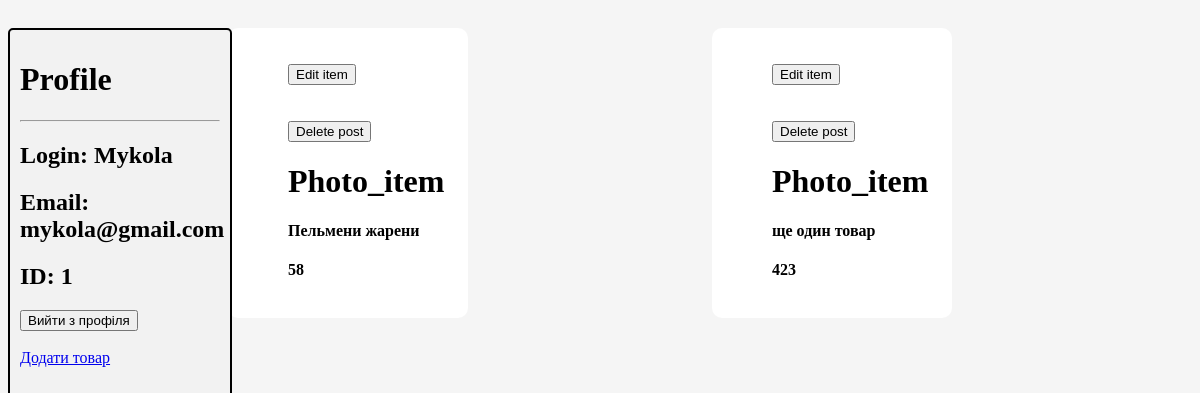
/my_profile/ (signed in), run on an earlier commit of the app's database.
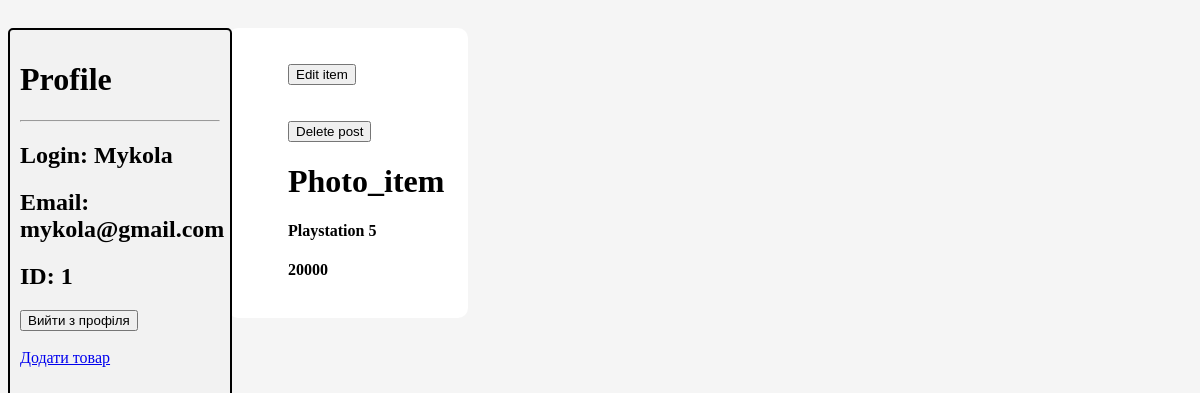
And on a later commit of the database.
### items/models.py (models this page shows)
class Items(models.Model):
    name_items = models.CharField(max_length=255)
    description_items = models.CharField(max_length=255)
    category_items = models.CharField(max_length=255)
    phone = models.IntegerField(null=True)
    price = models.IntegerField(null=True)
    joined_date = models.DateField(null=True)
    author_id_item = models.IntegerField(null=True)

### accounts_users/views.py (the view, shortened to what this page needs)
# urls.py: path('my_profile/', views.my_profile, name='my_profile'),
def my_profile(request):
    login_user = request.session.get('login')
    email_user = request.session.get('email')
    id_user = request.session.get('id')
    logout_profile = request.POST.get('logout_profile')
    delete_item = request.POST.get('delete_item')
    global item_id
    global name_items_get_edit
    global description_get_edit
    global category_get_items_edit
    global phone_get_edit
    global price_get_edit
    item_id = request.POST.get('item_id')
    name_items_get_edit = request.POST.get('name_items')
    description_get_edit = request.POST.get('description_items')
    category_get_items_edit = request.POST.get('category_items')
    phone_get_edit = request.POST.get('phone')
    price_get_edit = request.POST.get('price')
    if login_user == None:
        return HttpResponse('Ви забули увійти в аккаунт')
    myitems = Items.objects.filter(Q(author_id_item=f'{id_user}')).values # витягуєм тільки ті товари, які стоврив користувач
    context = {
        'login_user': login_user,
        'email_user': email_user,
        'id_user': id_user,
        'myitems': myitems
        }
    return render(request, 'my_profile.html', context)

### accounts_users/templates/my_profile.html (shortened to what this page needs)
{% extends 'base.html' %}
{% block link %}
    {% load static %}
    <link rel="stylesheet" href="{% static 'my_profile.css'%}">
{% endblock %}
{% block body %}
<div class="profile" >
    <h1>Profile</h1>
    <hr>
    <h2>Login: {{ login_user }}</h2>
    <h2>Email: {{ email_user }}</h2>
    <h2>ID: {{ id_user }}</h2>
    <form method="POST">
        <input type="submit" value="Вийти з профіля">
    </form>
    <br>
    <a href="/create_item">Додати товар</a>
</div>
{% for x in myitems %}
    <div class="block">
        <ul>
            <form method="POST">
                <input type="submit" value="Edit item">
            </form>
            <br>
            <br>
            <form method="POST">
                <input type="submit" value="Delete post">
            </form>
            <h1>Photo_item</h1>
            <h4> {{ x.name_items }} </h4>
            <h4> {{ x.price }} </h4>
        </ul>
    </div>
{% endfor %}
{% endblock %}

### accounts_users/templates/base.html (shortened to what this page needs)
<!DOCTYPE html>
<html lang="en">
<head>
    {% load static %}
    {% block link %}{% endblock %}
</head>
<body>
    {% block body %}{% endblock %}
</body>
</html>

### accounts_users/static/my_profile.css (style rules this page uses)
body { background-color: #f5f5f5; }
.profile { border: 2px solid black; padding: 10px; margin: 20px 0; width: 200px; height: 700px; float: left; border-radius: 5px; background-color: #f2f2f2; position: fixed; }
.block { background-color: #ffff; width: 200px; height: 250px; padding: 20px; margin: 20px 20px 20px 220px; border-radius: 10px; display: inline-block; }

What changed in the data, as far as the page shows it:
removed Items: name_items "Пельмени жарени", price "58"
removed Items: name_items "ще один товар", price "423"
added Items: name_items "Playstation 5", price "20000"
